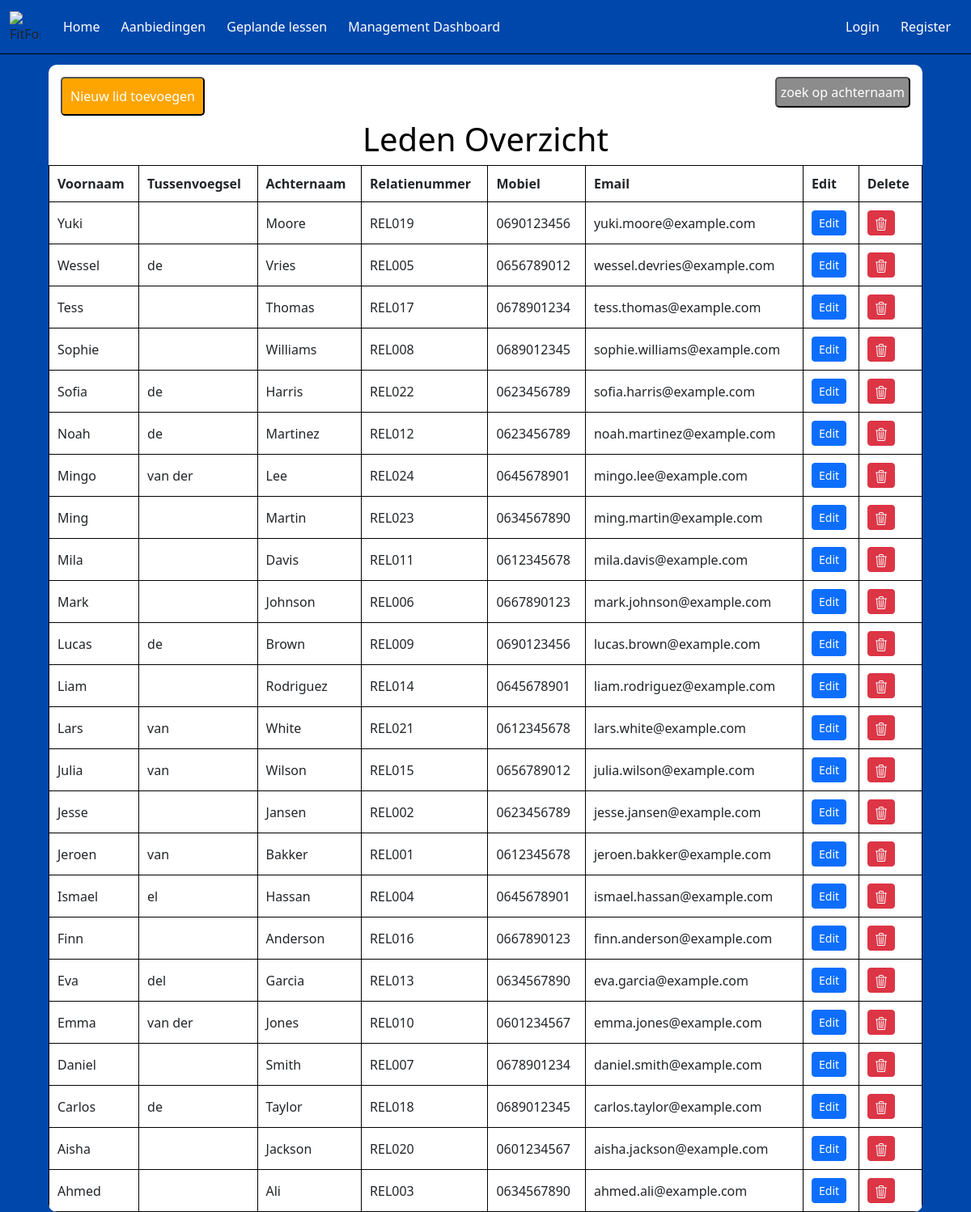
/LedenOverzicht/LedenOverzicht.php, run on an earlier commit of the app's database.
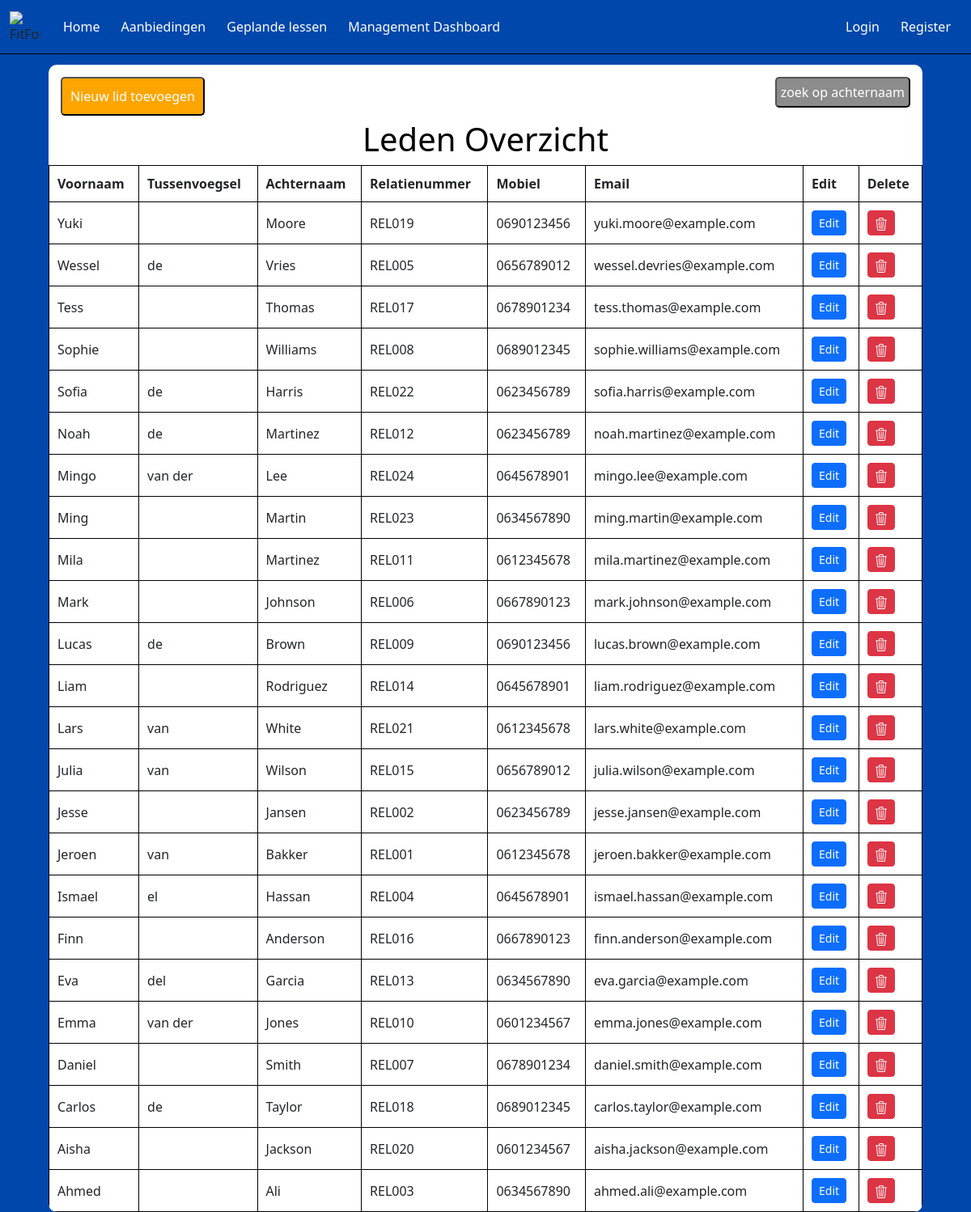
And on a later commit of the database.
### tables this page shows
CREATE TABLE LedenOverzicht
(
    Id               INT(3)          UNSIGNED               NOT NULL   AUTO_INCREMENT,
    Voornaam         VARCHAR(150)                           NOT NULL,
    Tussenvoegsel    VARCHAR(50)                            NULL,
    Achternaam       VARCHAR(150)                           NOT NULL,
    Relatienummer    VARCHAR(50)                            NOT NULL,
    Mobiel           VARCHAR(180)                           NOT NULL,
    Email            VARCHAR(255)                           NOT NULL,
    Lid_Sinds        VARCHAR(20)                            NOT NULL,
    IsActief         BIT                                    NOT NULL    DEFAULT 1,
    Opmerking        VARCHAR(255)                           NULL        DEFAULT NULL,
    DatumAangemaakt  DATETIME(6)                            NOT NULL,
    DatumGewijzigd   DATETIME(6)                            NOT NULL,
    CONSTRAINT       PK_LedenOverzicht_Id                   PRIMARY KEY CLUSTERED(Id)
);

### LedenOverzicht/LedenOverzicht.php (the view, shortened to what this page needs)
<?php
include('config.php');
$dsn = "mysql:host=$dbHost;dbname=$dbName;charset=UTF8";
$pdo = new PDO($dsn, $dbUser, $dbPass);
$sql = "SELECT  LDOZ.Voornaam,
                                        LDOZ.Tussenvoegsel,
                                        LDOZ.Achternaam,
                                        LDOZ.Relatienummer,
                                        LDOZ.Mobiel,
                                        LDOZ.Email
                                FROM ledenoverzicht AS LDOZ
                                ORDER BY LDOZ.Voornaam DESC";
$statement = $pdo->prepare($sql);
$statement->execute();
$result = $statement->fetchAll(PDO::FETCH_OBJ);
?>
<!DOCTYPE html>
<html lang="en">
<head>
  <link rel="stylesheet" href="style.css">
  <link href="https://cdn.jsdelivr.net/npm/bootstrap@5.3.3/dist/css/bootstrap.min.css" rel="stylesheet"
>
</head>
<body>
  <nav class="navbar navbar-expand-lg fixed-top">
    <div class="container-fluid">
      <img class="logo"
        src="https://www.burda-forward.de/files/images/03_Media/Brands/FitForFun/BF_Media_Brands_FitForFun_logo.png"
        alt="FitForFun Logo">
      <div class="collapse navbar-collapse" id="navbarNav">
        <ul class="navbar-nav me-auto">
          <li class="nav-item">
            <a class="nav-link" href="../Homepagina/index.php">Home</a>
          </li>
          <li class="nav-item">
            <a class="nav-link" href="../AanbiedingenPagina/aanbiedingen.php">Aanbiedingen</a>
          </li>
          <li class="nav-item">
            <a class="nav-link" href="../LesOverzicht/public/lessen.php">Geplande lessen</a>
          </li>
          <li class="nav-item">
            <a class="nav-link" href="../AccountsOverzicht/login.php">Management Dashboard</a>
          </li>
        </ul>
        <ul class="navbar-nav">
          <li class="nav-item">
            <a class="nav-link" href="#">Login</a>
          </li>
          <li class="nav-item">
            <a class="nav-link" href="../PerPeriode/create.php">Register</a>
          </li>
        </ul>
      </div>
    </div>
  </nav>
  <div class="background">
    <button class="createbutton" onclick="window.location.href='create.php'">Nieuw lid toevoegen</button>
    <button class="searchbutton" onclick="toggleSearch()">zoek op achternaam</button>
    <h1>Leden Overzicht</h1>
    <table border="1">
      <tr>
        <th>Voornaam</th>
        <th>Tussenvoegsel</th>
        <th>Achternaam</th>
        <th>Relatienummer</th>
        <th>Mobiel</th>
        <th>Email</th>
        <th>Edit</th>
        <th>Delete</th>
      </tr>
      <?php foreach ($result as $row): ?>
        <tr>
          <td><?php echo htmlspecialchars($row->Voornaam); ?></td>
          <td><?php echo htmlspecialchars($row->Tussenvoegsel ?? ''); ?></td>
          <td><?php echo htmlspecialchars($row->Achternaam); ?></td>
          <td><?php echo htmlspecialchars($row->Relatienummer); ?></td>
          <td><?php echo htmlspecialchars($row->Mobiel); ?></td>
          <td><?php echo htmlspecialchars($row->Email); ?></td>
          <td>
            <a href="edit.php?Relatienummer=<?php echo urlencode($row->Relatienummer); ?>" class="btn btn-primary btn-sm">Edit</a>
          </td>
            <td>
            <form action="delete.php" method="POST" onsubmit="return confirm('Weet je zeker dat je dit lid wilt verwijderen?');">
              <button type="submit" class="btn btn-danger btn-sm">
              </button>
            </form>
            </td>
        </tr>
      <?php endforeach; ?>
    </table>
  </div>
</body>
</html>

### LedenOverzicht/style.css (style rules this page uses)
body { font-family: Arial, sans-serif; background-color: #0047AB !important; background-size: cover; background-position: center; padding-top: 80px; }
h1 { color: rgb(0, 0, 0) !important; text-align: center; }
.navbar { background-color: #0047AB; border-bottom: 1px solid black; }
.navbar .logo { width: 38px; height: 38px; margin-right: 15px; }
.nav-item { color: white; margin: 5px; }
.nav-link { color: white !important; }
.background { background: rgb(255, 255, 255); width: 90%; max-width: 1200px; margin: 0 auto; overflow-x: auto; border-radius: 10px; position: relative; }
table { width: 100%; border-collapse: separate; border-spacing: 0 15px; }
table th, table td { padding: 10px; border: 1px solid black; text-align: left; }
.createbutton { position: relative; top: 5px; left: 5px; background-color: #FFA500; color: white; padding: 10px 10px; border-radius: 5px; text-decoration: none; margin: 10px; }
.searchbutton { position: absolute; top: 5px; right: 5px; background-color: #8c8c8c; color: white; padding: 5px 5px; border-radius: 5px; text-decoration: none; margin: 10px; }

What changed in the data, as far as the page shows it:
changed ledenoverzicht "Mila": Achternaam "Davis" → "Martinez"; Email "mila.davis@example.com" → "mila.martinez@example.com"
